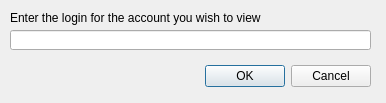
<?xml version="1.0" encoding="UTF-8"?>
<ui version="4.0">
 <class>DialogRequestAccount</class>
 <widget class="QDialog" name="DialogRequestAccount">
  <property name="geometry">
   <rect>
    <x>0</x>
    <y>0</y>
    <width>386</width>
    <height>103</height>
   </rect>
  </property>
  <property name="sizePolicy">
   <sizepolicy hsizetype="Fixed" vsizetype="Fixed">
    <horstretch>0</horstretch>
    <verstretch>0</verstretch>
   </sizepolicy>
  </property>
  <property name="minimumSize">
   <size>
    <width>386</width>
    <height>103</height>
   </size>
  </property>
  <property name="maximumSize">
   <size>
    <width>386</width>
    <height>103</height>
   </size>
  </property>
  <property name="windowTitle">
   <string>View account</string>
  </property>
  <widget class="QDialogButtonBox" name="buttonBox">
   <property name="geometry">
    <rect>
     <x>30</x>
     <y>60</y>
     <width>341</width>
     <height>32</height>
    </rect>
   </property>
   <property name="orientation">
    <enum>Qt::Horizontal</enum>
   </property>
   <property name="standardButtons">
    <set>QDialogButtonBox::Cancel|QDialogButtonBox::Ok</set>
   </property>
  </widget>
  <widget class="QLabel" name="label">
   <property name="geometry">
    <rect>
     <x>10</x>
     <y>10</y>
     <width>251</width>
     <height>16</height>
    </rect>
   </property>
   <property name="text">
    <string>Enter the login for the account you wish to view:</string>
   </property>
  </widget>
  <widget class="QLineEdit" name="lineEdit">
   <property name="geometry">
    <rect>
     <x>10</x>
     <y>30</y>
     <width>361</width>
     <height>20</height>
    </rect>
   </property>
  </widget>
 </widget>
 <resources/>
 <connections>
  <connection>
   <sender>buttonBox</sender>
   <signal>accepted()</signal>
   <receiver>DialogRequestAccount</receiver>
   <slot>accept()</slot>
   <hints>
    <hint type="sourcelabel">
     <x>248</x>
     <y>254</y>
    </hint>
    <hint type="destinationlabel">
     <x>157</x>
     <y>274</y>
    </hint>
   </hints>
  </connection>
  <connection>
   <sender>buttonBox</sender>
   <signal>rejected()</signal>
   <receiver>DialogRequestAccount</receiver>
   <slot>reject()</slot>
   <hints>
    <hint type="sourcelabel">
     <x>316</x>
     <y>260</y>
    </hint>
    <hint type="destinationlabel">
     <x>286</x>
     <y>274</y>
    </hint>
   </hints>
  </connection>
 </connections>
</ui>
